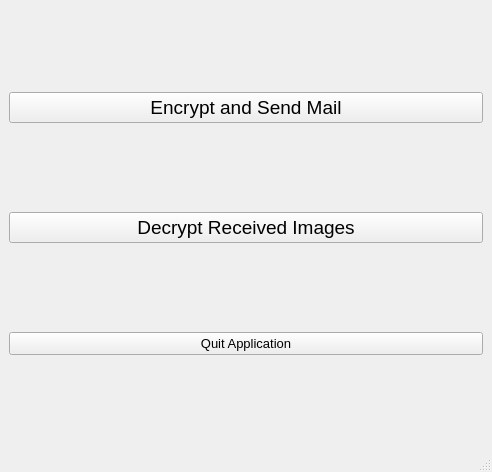
<?xml version="1.0" encoding="UTF-8"?>
<ui version="4.0">
 <class>MainWindow</class>
 <widget class="QMainWindow" name="MainWindow">
  <property name="geometry">
   <rect>
    <x>0</x>
    <y>0</y>
    <width>492</width>
    <height>472</height>
   </rect>
  </property>
  <property name="mouseTracking">
   <bool>false</bool>
  </property>
  <property name="windowTitle">
   <string>MainWindow</string>
  </property>
  <property name="tabShape">
   <enum>QTabWidget::Rounded</enum>
  </property>
  <widget class="QWidget" name="centralwidget">
   <layout class="QVBoxLayout" name="verticalLayout">
    <item>
     <widget class="QPushButton" name="pushButton_3">
      <property name="font">
       <font>
        <pointsize>14</pointsize>
       </font>
      </property>
      <property name="text">
       <string>Encrypt and Send Mail</string>
      </property>
     </widget>
    </item>
    <item>
     <widget class="QPushButton" name="pushButton">
      <property name="font">
       <font>
        <pointsize>14</pointsize>
       </font>
      </property>
      <property name="text">
       <string>Decrypt Received Images</string>
      </property>
     </widget>
    </item>
    <item>
     <widget class="QPushButton" name="pushButton_2">
      <property name="font">
       <font>
        <pointsize>10</pointsize>
       </font>
      </property>
      <property name="text">
       <string>Quit Application</string>
      </property>
     </widget>
    </item>
   </layout>
  </widget>
  <widget class="QStatusBar" name="statusbar"/>
 </widget>
 <resources/>
 <connections/>
</ui>
